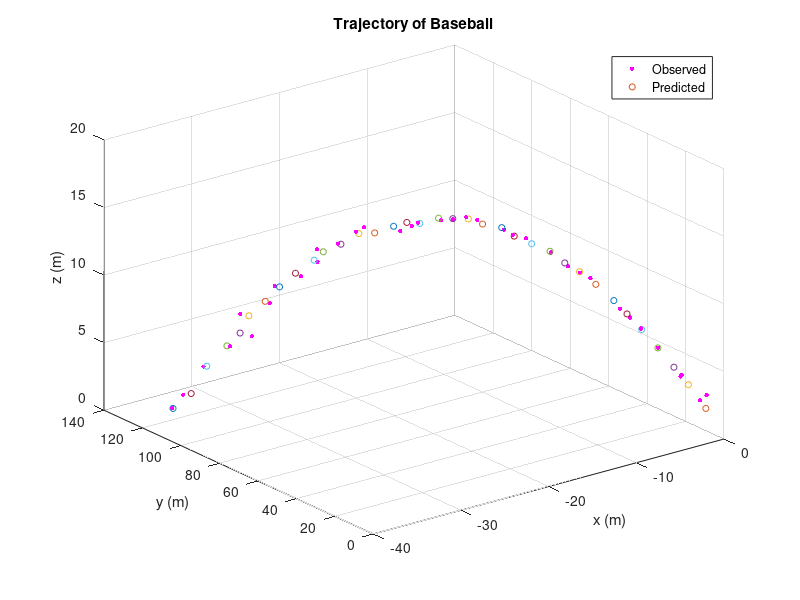

This figure's MATLAB source:
clear all; close all;

data = importdata('homerun_data_HW4.txt');
% data(1,:) = [];
tspan = data(:, 1);
rho = data(:, 2)/3.281; % in m
alpha = data(:, 3)*pi/180; % in rad
beta = data(:, 4)*pi/180; % in rad
g = 9.81;
dt = 0.1;
store_x = [];

% Visualizing data
figure(1)
[plotx ploty plotz] = sph2cart(alpha, beta, rho);
scatter3(plotx, ploty, plotz, 10, 'm', 'filled')

% Initial Conditions
x_(:,1) = [0.4921 0.4921 2.0013 -26.2467 114.3051 65.9941]'/3.281;  
n = size(x_, 1);
P = diag([4 4 4 0.1 0.1 0.1])/3.281^2;
R = [(1.524)^2 0 0;
     0 (0.1*pi/180)^2 0;
     0 0 (0.1*pi/180)^2];      %the error covariance constant to be used
Q = diag([0.5^2,0.5^2,0.5^2,0.01^2,0.01^2,0.01^2]);
M = eye(3); % COMBAK: is M eye(3) correct?
 
for i =2:length(rho)
    % Observed
    y_obs(:,i) = [rho(i); alpha(i); beta(i)];% + randn*sigmaw;
    
    xhat_k_1 = [];
    % Sigma points
    for j = 1:2*n
        if j<=n
            xtilda = chol(n*P)';
            xtilda = xtilda(j,:)';
        else
            xtilda = -chol(n*P)';
            xtilda = xtilda(j-n,:)';
        end
        xhat_k_1 = [xhat_k_1 x_(:,i-1)+xtilda];
    end
    
    % Propagation of state
    xhat_k = [];
    for j = 1:2*n
        current_x = xhat_k_1(:,j);
        current_xhatdot = [current_x(4) current_x(5) current_x(6)-g*dt 0 0 -g]';
        xhat_k = [xhat_k current_x + current_xhatdot*dt]; % COMBAK: is rectangular integration ok?
    end
    xhatk_ = sum(xhat_k, 2)/(2*n);
    temp_Pk_ = 0;
    for j = 1:2*n
        temp_Pk_ = temp_Pk_ + (xhat_k(:,j) - xhatk_)*(xhat_k(:,j) - xhatk_)';
    end
    Pk_ = temp_Pk_/(2*n) + Q;
    
    xhat_k = [];
    % Sigma points
    for j = 1:2*n
        if j<=n
            xtilda = chol(n*P)';
            xtilda = xtilda(j,:)';
        else
            xtilda = -chol(n*P)';
            xtilda = xtilda(j-n,:)';
        end
        xhat_k = [xhat_k xhatk_+xtilda];
    end
    
    % Assembling y_computed
    y_comp = [];
    for j = 1:2*n
        current_x = xhat_k(:,j);
        X_ = current_x(1,end);
        Y_ = current_x(2,end);
        Z_ = current_x(3,end);
        rho_ = sqrt(X_^2 + Y_^2 + Z_^2);
        alpha_ = atan2(Y_, X_);
        beta_ = atan2(Z_, sqrt(X_^2 + Y_^2));

        y_comp = [y_comp [rho_; alpha_; beta_]];
    end
    y_comp_hat = sum(y_comp, 2)/(2*n);

    temp_Py = 0;
    temp_Pxy = 0;
    for j = 1:2*n
        temp_Py = temp_Py + (y_comp(:,j) - y_comp_hat)*(y_comp(:,j) - y_comp_hat)';
        temp_Pxy = temp_Pxy + (xhat_k(:,j)-xhatk_)*(y_comp(:,j)-y_comp_hat)';
    end
    Py = temp_Py/(2*n) + R; % Add Q for noise floor + Q;
    Pxy = temp_Pxy/(2*n);
    
    K = Pxy*inv(Py);
    x_(:,i) = xhatk_ + K*(y_obs(:,i) - y_comp_hat);
    P = Pk_ - K*Py*K';

    store_x = [store_x x_(:, i)];

    figure(1)
    hold on
    scatter3(x_(1,i), x_(2,i), x_(3,i), 20, 'black')
end

xlabel('x (m)')
ylabel('y (m)')
zlabel('z (m)')
title('Trajectory of Baseball')
legend('Observed', 'Predicted', 'Location', 'best')
hold off;
